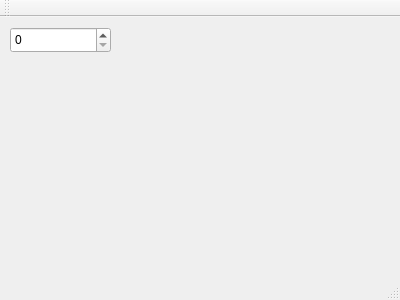
<?xml version="1.0" encoding="UTF-8"?>
<ui version="4.0">
 <class>FrontMainWindow</class>
 <widget class="QMainWindow" name="FrontMainWindow">
  <property name="geometry">
   <rect>
    <x>0</x>
    <y>0</y>
    <width>400</width>
    <height>300</height>
   </rect>
  </property>
  <property name="windowTitle">
   <string>FrontMainWindow</string>
  </property>
  <widget class="QWidget" name="centralWidget">
   <widget class="QSpinBox" name="number_spinBox">
    <property name="geometry">
     <rect>
      <x>10</x>
      <y>10</y>
      <width>101</width>
      <height>26</height>
     </rect>
    </property>
   </widget>
  </widget>
  <widget class="QMenuBar" name="menuBar">
   <property name="geometry">
    <rect>
     <x>0</x>
     <y>0</y>
     <width>400</width>
     <height>22</height>
    </rect>
   </property>
  </widget>
  <widget class="QToolBar" name="mainToolBar">
   <attribute name="toolBarArea">
    <enum>TopToolBarArea</enum>
   </attribute>
   <attribute name="toolBarBreak">
    <bool>false</bool>
   </attribute>
  </widget>
  <widget class="QStatusBar" name="statusBar"/>
 </widget>
 <layoutdefault spacing="6" margin="11"/>
 <resources/>
 <connections/>
</ui>
